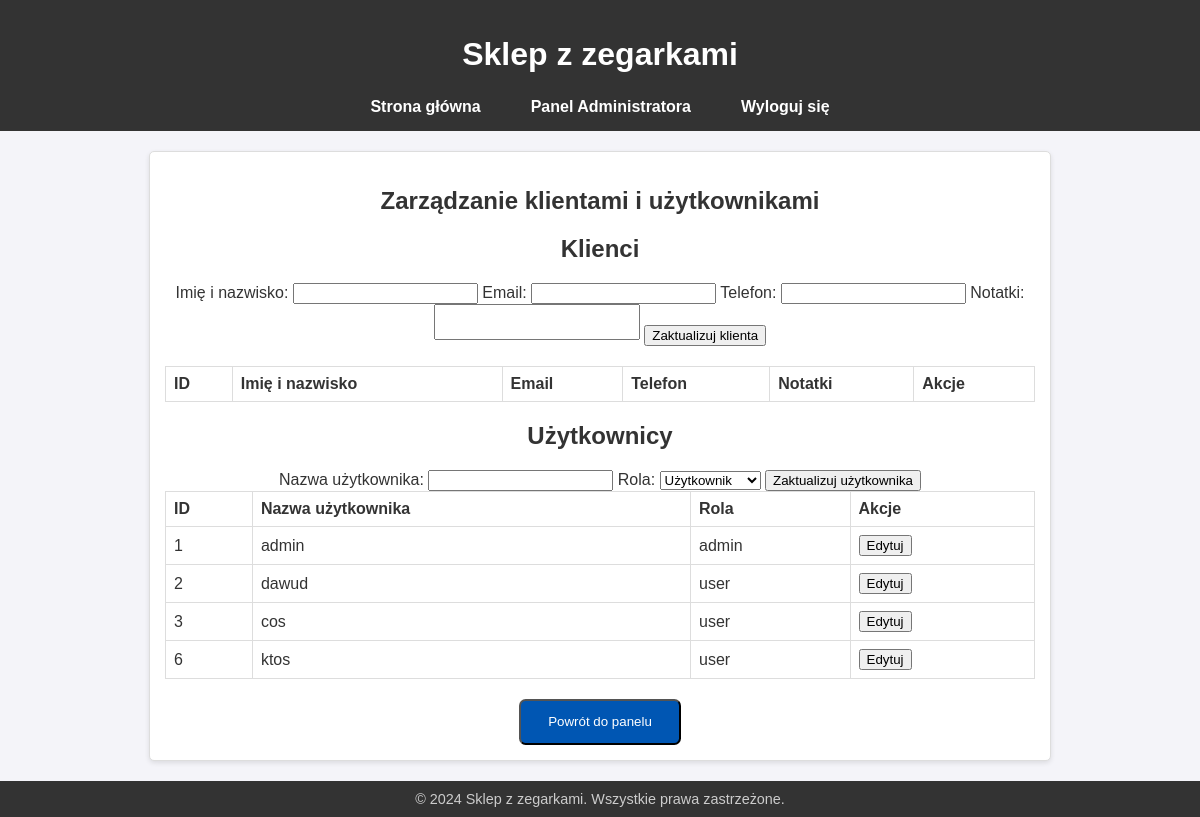
Before: /admin_customers.php (signed in) with the older database file.
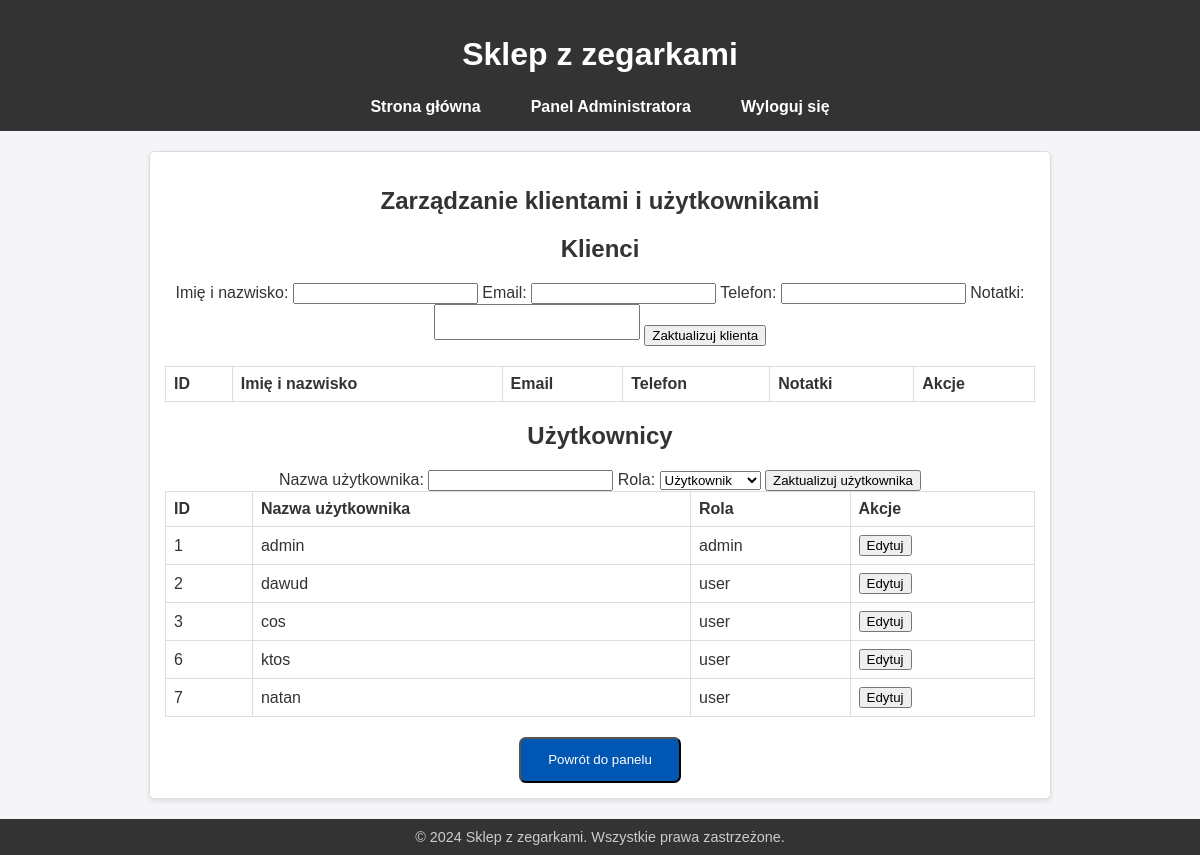
After: the same page with the newer database file.
### tables this page shows
CREATE TABLE `users` (
  `id` int(11) NOT NULL,
  `username` varchar(50) NOT NULL,
  `password` varchar(255) NOT NULL,
  `role` enum('user','admin') DEFAULT 'user'
);

### admin_customers.php (the view, shortened to what this page needs)
<?php
require 'db_connection.php';
require 'header.php';
$users = $pdo->query("SELECT * FROM users")->fetchAll(PDO::FETCH_ASSOC);
?>
<!DOCTYPE html>
<html lang="pl">
<head>
    <link rel="stylesheet" href="styles.css">
</head>
<body>
<section>
    <h1>Zarządzanie klientami i użytkownikami</h1>
    <h2>Klienci</h2>
    <form method="POST" id="customer-form">
        <label>Imię i nazwisko:
            <input type="text" name="name" id="customer-name" required>
        </label>
        <label>Email:
            <input type="email" name="email" id="customer-email" required>
        </label>
        <label>Telefon:
            <input type="text" name="phone" id="customer-phone">
        </label>
        <label>Notatki:
            <textarea style="width: 200px; height: 30px; resize: none;" name="notes" id="customer-notes"></textarea>
        </label>
        <button type="submit" name="customer-edit" id="form-submit">Zaktualizuj klienta</button>
    </form>
    <table style="margin-top:20px;" border="1">
        <tr>
            <th>ID</th>
            <th>Imię i nazwisko</th>
            <th>Email</th>
            <th>Telefon</th>
            <th>Notatki</th>
            <th>Akcje</th>
        </tr>
    </table>
    <h2 style="margin-top:20px;">Użytkownicy</h2>
    <form method="POST" id="user-form">
        <label>Nazwa użytkownika:
            <input type="text" name="username" id="user-username" required>
        </label>
        <label>Rola:
            <select name="role" id="user-role">
                <option value="user">Użytkownik</option>
            </select>
        </label>
        <button type="submit" name="user-edit" id="user-submit">Zaktualizuj użytkownika</button>
    </form>
    <table border="1">
        <tr>
            <th>ID</th>
            <th>Nazwa użytkownika</th>
            <th>Rola</th>
            <th>Akcje</th>
        </tr>
        <?php foreach ($users as $user): ?>
        <tr>
            <td><?= $user['id'] ?></td>
            <td><?= htmlspecialchars($user['username']) ?></td>
            <td><?= htmlspecialchars($user['role']) ?></td>
            <td>
                <button onclick="editUser(
                    <?= $user['id'] ?>,
                    '<?= htmlspecialchars($user['username'], ENT_QUOTES) ?>',
                    '<?= htmlspecialchars($user['role'], ENT_QUOTES) ?>'
                )">Edytuj</button>
            </td>
        </tr>
        <?php endforeach; ?>
    </table>
    <a href="admin_panel.php"><button style="margin-top: 20px;" class="nav-btn">Powrót do panelu</button></a>
</section>
</body>
</html>
<?php require 'footer.php'; ?>

### header.php (shortened to what this page needs)
<!DOCTYPE html>
<html lang="pl">
<head>
    <link rel="stylesheet" href="styles.css">
</head>
<body>
<header>
    <h1>Sklep z zegarkami</h1>
    <nav>
        <ul>
            <li><a href="index.php">Strona główna</a></li>
            <?php if (isset($_SESSION['is_admin']) && $_SESSION['is_admin']): ?>
                <li><a href="admin_panel.php">Panel Administratora</a></li>
            <?php endif; ?>
            <?php if (isset($_SESSION['username'])): ?>
                <li><a href="logout.php">Wyloguj się</a></li>
            <?php else: ?>
                <li><a href="login.php">Zaloguj się</a></li>
                <li><a href="register.php">Rejestracja</a></li>
            <?php endif; ?>
        </ul>
    </nav>
</header>
<main>

### footer.php
</main>
<footer>
    <p>&copy; <?= date("Y") ?> Sklep z zegarkami. Wszystkie prawa zastrzeżone.</p>
</footer>
</body>
</html>

### styles.css (style rules this page uses)
body { font-family: 'Arial', sans-serif; margin: 0; padding: 0; background-color: #f4f4f9; color: #333; display: flex; flex-direction: column; min-height: 100vh; }
header, footer { background-color: #333; color: white; text-align: center; padding: 15px 0; }
header h1, footer p { margin-bottom: 25px; text-align: center; }
nav ul { list-style: none; padding: 0; margin: 0; display: flex; justify-content: center; gap: 20px; }
nav ul li a { color: white; text-decoration: none; font-weight: bold; padding: 10px 15px; transition: background-color 0.3s; border-radius: 5px; }
.nav-btn { background-color: #0056b3; color: white; padding: 1em 2em; border-radius: 0.5em; }
main { flex: 1; display: flex; flex-direction: column; align-items: center; padding: 20px; }
section { width: 75%; margin: 0 auto; text-align: center; display: flex; flex-direction: column; align-items: center; justify-content: center; background: #fff; padding: 15px; border: 1px solid #ddd; border-radius: 5px; box-shadow: 0 2px 5px rgba(0, 0, 0, 0.1); }
section h2 { margin-top: 0; font-size: 1.5em; color: #333; }
footer { margin-top: auto; padding: 10px 0; background-color: #333; color: white; text-align: center; }
footer p { margin: 0; font-size: 0.9em; color: #ccc; }
table { width: 100%; border-collapse: collapse; }
th, td { padding: 8px; text-align: left; border: 1px solid #ddd; }
td:nth-child(3) { max-width: 300px; overflow: hidden; text-overflow: ellipsis; white-space: nowrap; }

Changed rows visible on the page:
added users: id "7", username "natan", role "user"
